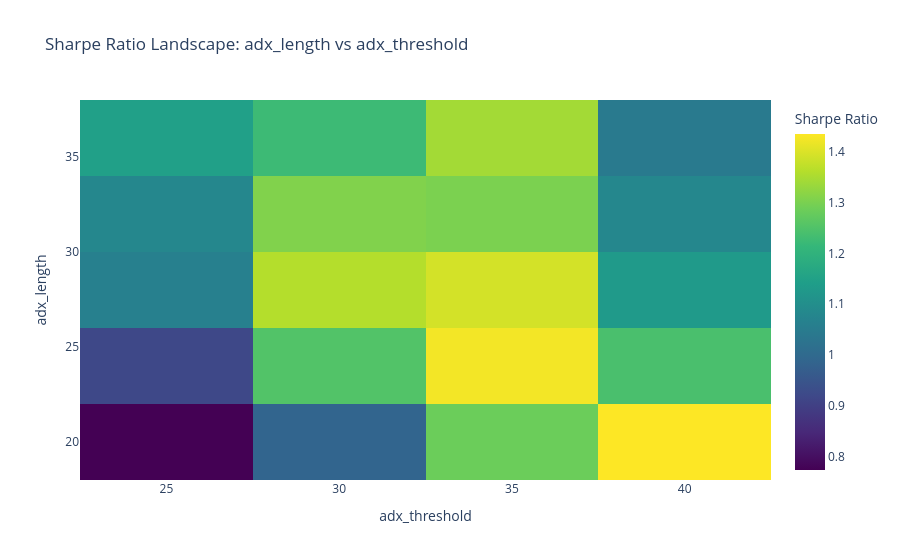
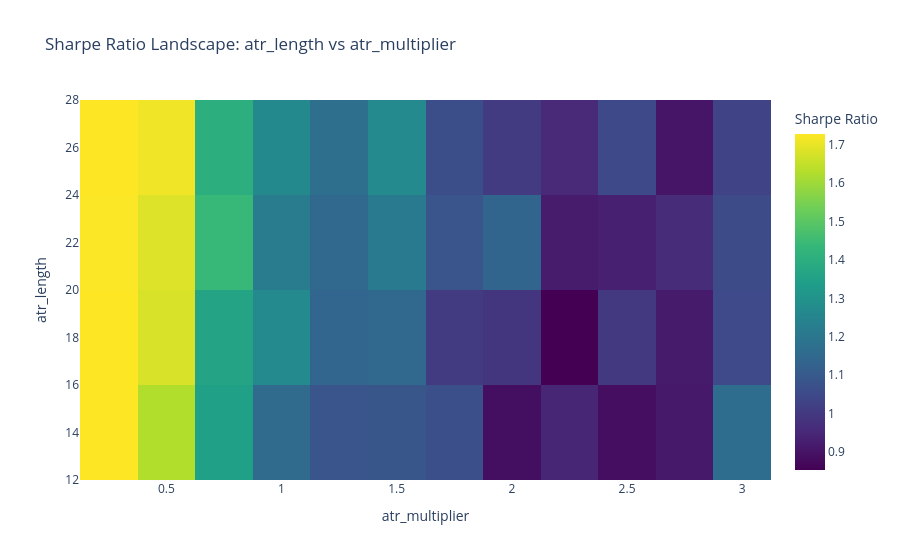
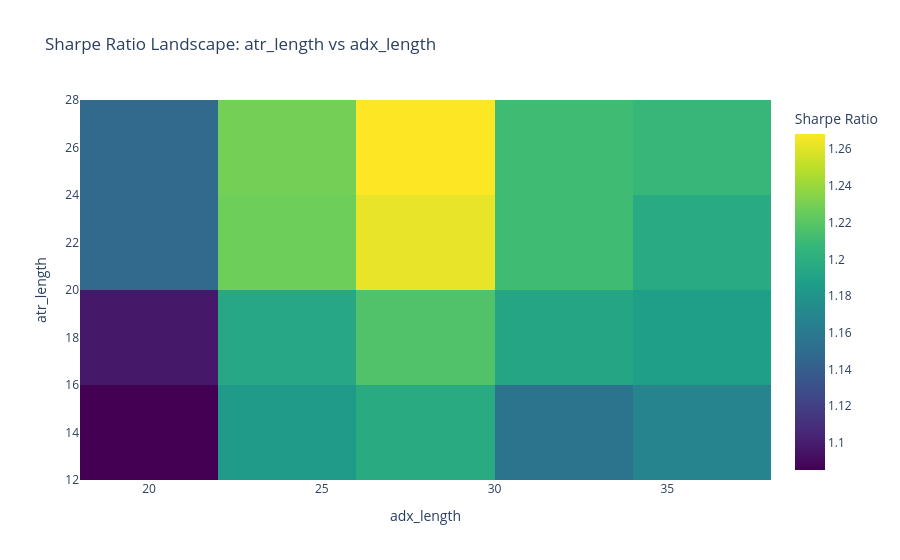
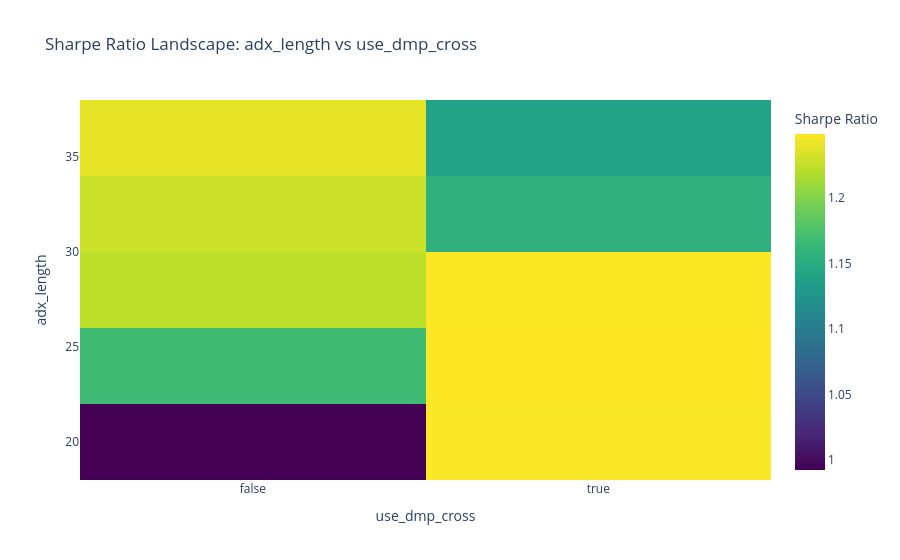

Write notebook code for charts like these, in order.
### Code cell
# --- Generate Heatmaps ---
# You can list any pairs of parameters you want to explore
pairs_to_plot = [
    ("adx_threshold", "adx_length"),
    # ("sar_acceleration", "sar_maximum"),
    ("atr_multiplier", "atr_length"),
    ("adx_length", "atr_length"),
    ("use_dmp_cross", "adx_length"),
    ("use_dmp_cross", "adx_threshold")
]

for x, y in pairs_to_plot:
    show_heatmap(results_df, x, y)

### Figure 1 — Plotly figure (JSON) as saved in the notebook; plotly's stock layout.template omitted (floating-point values rounded to 4 significant figures)
{"data": [{"colorbar": {"title": {"text": "Sharpe Ratio"}}, "colorscale": [[0, "#440154"], [0.1111, "#482878"], [0.2222, "#3e4989"], [0.3333, "#31688e"], [0.4444, "#26828e"], [0.5556, "#1f9e89"], [0.6667, "#35b779"], [0.7778, "#6ece58"], [0.8889, "#b5de2b"], [1, "#fde725"]], "type": "heatmap", "x": [25, 30, 35, 40], "y": [20, 24, 28, 32, 36], "z": [[0.7744, 0.9877, 1.283, 1.434], [0.918, 1.252, 1.424, 1.242], [1.061, 1.36, 1.392, 1.132], [1.08, 1.308, 1.301, 1.082], [1.147, 1.224, 1.343, 1.045]]}], "layout": {"title": {"text": "Sharpe Ratio Landscape: adx_length vs adx_threshold"}, "xaxis": {"title": {"text": "adx_threshold"}}, "yaxis": {"title": {"text": "adx_length"}}}}

### Figure 2 — Plotly figure (JSON) as saved in the notebook; plotly's stock layout.template omitted (floating-point values rounded to 4 significant figures)
{"data": [{"colorbar": {"title": {"text": "Sharpe Ratio"}}, "colorscale": [[0, "#440154"], [0.1111, "#482878"], [0.2222, "#3e4989"], [0.3333, "#31688e"], [0.4444, "#26828e"], [0.5556, "#1f9e89"], [0.6667, "#35b779"], [0.7778, "#6ece58"], [0.8889, "#b5de2b"], [1, "#fde725"]], "type": "heatmap", "x": [0.25, 0.5, 0.75, 1.0, 1.25, 1.5, 1.75, 2.0, 2.25, 2.5, 2.75, 3.0], "y": [14, 18, 22, 26], "z": [[1.728, 1.625, 1.348, 1.156, 1.085, 1.089, 1.067, 0.8893, 0.9455, 0.8852, 0.9127, 1.163], [1.728, 1.677, 1.361, 1.268, 1.138, 1.146, 1.007, 0.9889, 0.8532, 1.001, 0.9173, 1.051], [1.726, 1.683, 1.44, 1.215, 1.144, 1.212, 1.086, 1.136, 0.9207, 0.9311, 0.9619, 1.054], [1.727, 1.711, 1.4, 1.267, 1.171, 1.27, 1.063, 1.007, 0.955, 1.046, 0.9041, 1.033]]}], "layout": {"title": {"text": "Sharpe Ratio Landscape: atr_length vs atr_multiplier"}, "xaxis": {"title": {"text": "atr_multiplier"}}, "yaxis": {"title": {"text": "atr_length"}}}}

### Figure 3 — Plotly figure (JSON) as saved in the notebook; plotly's stock layout.template omitted (floating-point values rounded to 4 significant figures)
{"data": [{"colorbar": {"title": {"text": "Sharpe Ratio"}}, "colorscale": [[0, "#440154"], [0.1111, "#482878"], [0.2222, "#3e4989"], [0.3333, "#31688e"], [0.4444, "#26828e"], [0.5556, "#1f9e89"], [0.6667, "#35b779"], [0.7778, "#6ece58"], [0.8889, "#b5de2b"], [1, "#fde725"]], "type": "heatmap", "x": [20, 24, 28, 32, 36], "y": [14, 18, 22, 26], "z": [[1.085, 1.185, 1.197, 1.155, 1.168], [1.097, 1.195, 1.217, 1.193, 1.188], [1.149, 1.227, 1.262, 1.211, 1.196], [1.148, 1.229, 1.268, 1.211, 1.207]]}], "layout": {"title": {"text": "Sharpe Ratio Landscape: atr_length vs adx_length"}, "xaxis": {"title": {"text": "adx_length"}}, "yaxis": {"title": {"text": "atr_length"}}}}

### Figure 4 — Plotly figure (JSON) as saved in the notebook; plotly's stock layout.template omitted (floating-point values rounded to 4 significant figures)
{"data": [{"colorbar": {"title": {"text": "Sharpe Ratio"}}, "colorscale": [[0, "#440154"], [0.1111, "#482878"], [0.2222, "#3e4989"], [0.3333, "#31688e"], [0.4444, "#26828e"], [0.5556, "#1f9e89"], [0.6667, "#35b779"], [0.7778, "#6ece58"], [0.8889, "#b5de2b"], [1, "#fde725"]], "type": "heatmap", "x": [false, true], "y": [20, 24, 28, 32, 36], "z": [[0.9922, 1.248], [1.169, 1.249], [1.224, 1.249], [1.229, 1.156], [1.24, 1.139]]}], "layout": {"title": {"text": "Sharpe Ratio Landscape: adx_length vs use_dmp_cross"}, "xaxis": {"title": {"text": "use_dmp_cross"}}, "yaxis": {"title": {"text": "adx_length"}}}}
